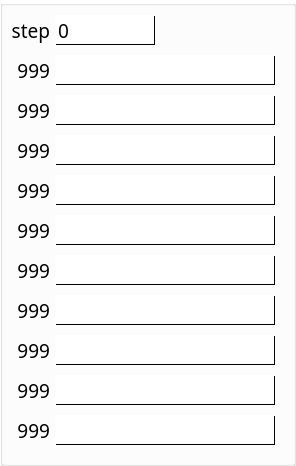
   <widget class="QGroupBox" name="step_groupBox">
    <property name="geometry">
     <rect>
      <x>565</x>
      <y>80</y>
      <width>296</width>
      <height>466</height>
     </rect>
    </property>
    <property name="styleSheet">
     <string notr="true">QGroupBox{
	background-color: transparent;
}</string>
    </property>
    <property name="title">
     <string/>
    </property>
    <widget class="QLineEdit" name="step_10">
     <property name="geometry">
      <rect>
       <x>55</x>
       <y>415</y>
       <width>220</width>
       <height>30</height>
      </rect>
     </property>
     <property name="styleSheet">
      <string notr="true">QLineEdit{
	border-style: solid; 
	border-width: 1;
	background-color: #FFFFFF;
	border-top-color: white;
	border-left-color: white;
	border-bottom-color: black;
	border-right-color: black;
}</string>
     </property>
    </widget>
    <widget class="QLabel" name="label_step_no_3">
     <property name="enabled">
      <bool>true</bool>
     </property>
     <property name="geometry">
      <rect>
       <x>10</x>
       <y>135</y>
       <width>40</width>
       <height>30</height>
      </rect>
     </property>
     <property name="font">
      <font>
       <family>Microsoft YaHei</family>
       <pointsize>14</pointsize>
      </font>
     </property>
     <property name="layoutDirection">
      <enum>Qt::LayoutDirection::LeftToRight</enum>
     </property>
     <property name="styleSheet">
      <string notr="true">QLabel{
	border-style: solid; 
}</string>
     </property>
     <property name="text">
      <string>999</string>
     </property>
     <property name="alignment">
      <set>Qt::AlignmentFlag::AlignRight|Qt::AlignmentFlag::AlignTrailing|Qt::AlignmentFlag::AlignVCenter</set>
     </property>
    </widget>
    <widget class="QLabel" name="label_step_no_4">
     <property name="enabled">
      <bool>true</bool>
     </property>
     <property name="geometry">
      <rect>
       <x>10</x>
       <y>175</y>
       <width>40</width>
       <height>30</height>
      </rect>
     </property>
     <property name="font">
      <font>
       <family>Microsoft YaHei</family>
       <pointsize>14</pointsize>
      </font>
     </property>
     <property name="layoutDirection">
      <enum>Qt::LayoutDirection::LeftToRight</enum>
     </property>
     <property name="styleSheet">
      <string notr="true">QLabel{
	border-style: solid; 
}</string>
     </property>
     <property name="text">
      <string>999</string>
     </property>
     <property name="alignment">
      <set>Qt::AlignmentFlag::AlignRight|Qt::AlignmentFlag::AlignTrailing|Qt::AlignmentFlag::AlignVCenter</set>
     </property>
    </widget>
    <widget class="QLabel" name="label_step_no_6">
     <property name="enabled">
      <bool>true</bool>
     </property>
     <property name="geometry">
      <rect>
       <x>10</x>
       <y>255</y>
       <width>40</width>
       <height>30</height>
      </rect>
     </property>
     <property name="font">
      <font>
       <family>Microsoft YaHei</family>
       <pointsize>14</pointsize>
      </font>
     </property>
     <property name="layoutDirection">
      <enum>Qt::LayoutDirection::LeftToRight</enum>
     </property>
     <property name="styleSheet">
      <string notr="true">QLabel{
	border-style: solid; 
}</string>
     </property>
     <property name="text">
      <string>999</string>
     </property>
     <property name="alignment">
      <set>Qt::AlignmentFlag::AlignRight|Qt::AlignmentFlag::AlignTrailing|Qt::AlignmentFlag::AlignVCenter</set>
     </property>
    </widget>
    <widget class="QLabel" name="label_step_no_8">
     <property name="enabled">
      <bool>true</bool>
     </property>
     <property name="geometry">
      <rect>
       <x>10</x>
       <y>335</y>
       <width>40</width>
       <height>30</height>
      </rect>
     </property>
     <property name="font">
      <font>
       <family>Microsoft YaHei</family>
       <pointsize>14</pointsize>
      </font>
     </property>
     <property name="layoutDirection">
      <enum>Qt::LayoutDirection::LeftToRight</enum>
     </property>
     <property name="styleSheet">
      <string notr="true">QLabel{
	border-style: solid; 
}</string>
     </property>
     <property name="text">
      <string>999</string>
     </property>
     <property name="alignment">
      <set>Qt::AlignmentFlag::AlignRight|Qt::AlignmentFlag::AlignTrailing|Qt::AlignmentFlag::AlignVCenter</set>
     </property>
    </widget>
    <widget class="QLineEdit" name="step_8">
     <property name="geometry">
      <rect>
       <x>55</x>
       <y>335</y>
       <width>220</width>
       <height>30</height>
      </rect>
     </property>
     <property name="styleSheet">
      <string notr="true">QLineEdit{
	border-style: solid; 
	border-width: 1;
	background-color: #FFFFFF;
	border-top-color: white;
	border-left-color: white;
	border-bottom-color: black;
	border-right-color: black;
}</string>
     </property>
    </widget>
    <widget class="QLineEdit" name="step_7">
     <property name="geometry">
      <rect>
       <x>55</x>
       <y>295</y>
       <width>220</width>
       <height>30</height>
      </rect>
     </property>
     <property name="styleSheet">
      <string notr="true">QLineEdit{
	border-style: solid; 
	border-width: 1;
	background-color: #FFFFFF;
	border-top-color: white;
	border-left-color: white;
	border-bottom-color: black;
	border-right-color: black;
}</string>
     </property>
    </widget>
    <widget class="QLabel" name="label_step_no_7">
     <property name="enabled">
      <bool>true</bool>
     </property>
     <property name="geometry">
      <rect>
       <x>10</x>
       <y>295</y>
       <width>40</width>
       <height>30</height>
      </rect>
     </property>
     <property name="font">
      <font>
       <family>Microsoft YaHei</family>
       <pointsize>14</pointsize>
      </font>
     </property>
     <property name="layoutDirection">
      <enum>Qt::LayoutDirection::LeftToRight</enum>
     </property>
     <property name="styleSheet">
      <string notr="true">QLabel{
	border-style: solid; 
}</string>
     </property>
     <property name="text">
      <string>999</string>
     </property>
     <property name="alignment">
      <set>Qt::AlignmentFlag::AlignRight|Qt::AlignmentFlag::AlignTrailing|Qt::AlignmentFlag::AlignVCenter</set>
     </property>
    </widget>
    <widget class="QLabel" name="label_step_no_10">
     <property name="enabled">
      <bool>true</bool>
     </property>
     <property name="geometry">
      <rect>
       <x>10</x>
       <y>415</y>
       <width>40</width>
       <height>30</height>
      </rect>
     </property>
     <property name="font">
      <font>
       <family>Microsoft YaHei</family>
       <pointsize>14</pointsize>
      </font>
     </property>
     <property name="layoutDirection">
      <enum>Qt::LayoutDirection::LeftToRight</enum>
     </property>
     <property name="styleSheet">
      <string notr="true">QLabel{
	border-style: solid; 
}</string>
     </property>
     <property name="text">
      <string>999</string>
     </property>
     <property name="alignment">
      <set>Qt::AlignmentFlag::AlignRight|Qt::AlignmentFlag::AlignTrailing|Qt::AlignmentFlag::AlignVCenter</set>
     </property>
    </widget>
    <widget class="QLabel" name="label_step_no_5">
     <property name="enabled">
      <bool>true</bool>
     </property>
     <property name="geometry">
      <rect>
       <x>10</x>
       <y>215</y>
       <width>40</width>
       <height>30</height>
      </rect>
     </property>
     <property name="font">
      <font>
       <family>Microsoft YaHei</family>
       <pointsize>14</pointsize>
      </font>
     </property>
     <property name="layoutDirection">
      <enum>Qt::LayoutDirection::LeftToRight</enum>
     </property>
     <property name="styleSheet">
      <string notr="true">QLabel{
	border-style: solid; 
}</string>
     </property>
     <property name="text">
      <string>999</string>
     </property>
     <property name="alignment">
      <set>Qt::AlignmentFlag::AlignRight|Qt::AlignmentFlag::AlignTrailing|Qt::AlignmentFlag::AlignVCenter</set>
     </property>
    </widget>
    <widget class="QLineEdit" name="step_4">
     <property name="geometry">
      <rect>
       <x>55</x>
       <y>175</y>
       <width>220</width>
       <height>30</height>
      </rect>
     </property>
     <property name="styleSheet">
      <string notr="true">QLineEdit{
	border-style: solid; 
	border-width: 1;
	background-color: #FFFFFF;
	border-top-color: white;
	border-left-color: white;
	border-bottom-color: black;
	border-right-color: black;
}</string>
     </property>
    </widget>
    <widget class="QLineEdit" name="step_1">
     <property name="geometry">
      <rect>
       <x>55</x>
       <y>55</y>
       <width>220</width>
       <height>30</height>
      </rect>
     </property>
     <property name="styleSheet">
      <string notr="true">QLineEdit{
	border-style: solid; 
	border-width: 1;
	background-color: #FFFFFF;
	border-top-color: white;
	border-left-color: white;
	border-bottom-color: black;
	border-right-color: black;
}</string>
     </property>
    </widget>
    <widget class="QLineEdit" name="step_2">
     <property name="geometry">
      <rect>
       <x>55</x>
       <y>95</y>
       <width>220</width>
       <height>30</height>
      </rect>
     </property>
     <property name="styleSheet">
      <string notr="true">QLineEdit{
	border-style: solid; 
	border-width: 1;
	background-color: #FFFFFF;
	border-top-color: white;
	border-left-color: white;
	border-bottom-color: black;
	border-right-color: black;
}</string>
     </property>
    </widget>
    <widget class="QLineEdit" name="step_3">
     <property name="geometry">
      <rect>
       <x>55</x>
       <y>135</y>
       <width>220</width>
       <height>30</height>
      </rect>
     </property>
     <property name="styleSheet">
      <string notr="true">QLineEdit{
	border-style: solid; 
	border-width: 1;
	background-color: #FFFFFF;
	border-top-color: white;
	border-left-color: white;
	border-bottom-color: black;
	border-right-color: black;
}</string>
     </property>
    </widget>
    <widget class="QLabel" name="label_step_no_1">
     <property name="enabled">
      <bool>true</bool>
     </property>
     <property name="geometry">
      <rect>
       <x>10</x>
       <y>55</y>
       <width>40</width>
       <height>30</height>
      </rect>
     </property>
     <property name="font">
      <font>
       <family>Microsoft YaHei</family>
       <pointsize>14</pointsize>
      </font>
     </property>
     <property name="layoutDirection">
      <enum>Qt::LayoutDirection::LeftToRight</enum>
     </property>
     <property name="styleSheet">
      <string notr="true">QLabel{
	border-style: solid; 
}</string>
     </property>
     <property name="text">
      <string>999</string>
     </property>
     <property name="alignment">
      <set>Qt::AlignmentFlag::AlignRight|Qt::AlignmentFlag::AlignTrailing|Qt::AlignmentFlag::AlignVCenter</set>
     </property>
    </widget>
    <widget class="QLabel" name="label_step_no_2">
     <property name="enabled">
      <bool>true</bool>
     </property>
     <property name="geometry">
      <rect>
       <x>10</x>
       <y>95</y>
       <width>40</width>
       <height>30</height>
      </rect>
     </property>
     <property name="font">
      <font>
       <family>Microsoft YaHei</family>
       <pointsize>14</pointsize>
      </font>
     </property>
     <property name="layoutDirection">
      <enum>Qt::LayoutDirection::LeftToRight</enum>
     </property>
     <property name="styleSheet">
      <string notr="true">QLabel{
	border-style: solid; 
}</string>
     </property>
     <property name="text">
      <string>999</string>
     </property>
     <property name="alignment">
      <set>Qt::AlignmentFlag::AlignRight|Qt::AlignmentFlag::AlignTrailing|Qt::AlignmentFlag::AlignVCenter</set>
     </property>
    </widget>
    <widget class="QLineEdit" name="step_5">
     <property name="geometry">
      <rect>
       <x>55</x>
       <y>215</y>
       <width>220</width>
       <height>30</height>
      </rect>
     </property>
     <property name="styleSheet">
      <string notr="true">QLineEdit{
	border-style: solid; 
	border-width: 1;
	background-color: #FFFFFF;
	border-top-color: white;
	border-left-color: white;
	border-bottom-color: black;
	border-right-color: black;
}</string>
     </property>
    </widget>
    <widget class="QLabel" name="label_step_no_9">
     <property name="enabled">
      <bool>true</bool>
     </property>
     <property name="geometry">
      <rect>
       <x>10</x>
       <y>375</y>
       <width>40</width>
       <height>30</height>
      </rect>
     </property>
     <property name="font">
      <font>
       <family>Microsoft YaHei</family>
       <pointsize>14</pointsize>
      </font>
     </property>
     <property name="layoutDirection">
      <enum>Qt::LayoutDirection::LeftToRight</enum>
     </property>
     <property name="styleSheet">
      <string notr="true">QLabel{
	border-style: solid; 
}</string>
     </property>
     <property name="text">
      <string>999</string>
     </property>
     <property name="alignment">
      <set>Qt::AlignmentFlag::AlignRight|Qt::AlignmentFlag::AlignTrailing|Qt::AlignmentFlag::AlignVCenter</set>
     </property>
    </widget>
    <widget class="QLineEdit" name="step_9">
     <property name="geometry">
      <rect>
       <x>55</x>
       <y>375</y>
       <width>220</width>
       <height>30</height>
      </rect>
     </property>
     <property name="styleSheet">
      <string notr="true">QLineEdit{
	border-style: solid; 
	border-width: 1;
	background-color: #FFFFFF;
	border-top-color: white;
	border-left-color: white;
	border-bottom-color: black;
	border-right-color: black;
}</string>
     </property>
    </widget>
    <widget class="QLineEdit" name="step_6">
     <property name="geometry">
      <rect>
       <x>55</x>
       <y>255</y>
       <width>220</width>
       <height>30</height>
      </rect>
     </property>
     <property name="styleSheet">
      <string notr="true">QLineEdit{
	border-style: solid; 
	border-width: 1;
	background-color: #FFFFFF;
	border-top-color: white;
	border-left-color: white;
	border-bottom-color: black;
	border-right-color: black;
}</string>
     </property>
    </widget>
    <widget class="QLabel" name="label_step_no">
     <property name="enabled">
      <bool>true</bool>
     </property>
     <property name="geometry">
      <rect>
       <x>10</x>
       <y>15</y>
       <width>40</width>
       <height>30</height>
      </rect>
     </property>
     <property name="font">
      <font>
       <family>Microsoft YaHei</family>
       <pointsize>14</pointsize>
      </font>
     </property>
     <property name="layoutDirection">
      <enum>Qt::LayoutDirection::LeftToRight</enum>
     </property>
     <property name="styleSheet">
      <string notr="true">QLabel{
	border-style: solid; 
}</string>
     </property>
     <property name="text">
      <string>step</string>
     </property>
     <property name="alignment">
      <set>Qt::AlignmentFlag::AlignRight|Qt::AlignmentFlag::AlignTrailing|Qt::AlignmentFlag::AlignVCenter</set>
     </property>
    </widget>
    <widget class="QSpinBox" name="step_no">
     <property name="geometry">
      <rect>
       <x>55</x>
       <y>15</y>
       <width>100</width>
       <height>30</height>
      </rect>
     </property>
     <property name="font">
      <font>
       <family>Microsoft YaHei</family>
       <pointsize>14</pointsize>
       <bold>false</bold>
      </font>
     </property>
     <property name="styleSheet">
      <string notr="true">QSpinBox{
	border-style: solid;
	border-width: 1;
	background-color: white;
	border-top-color: white;
	border-left-color: white;
	border-bottom-color: black;
	border-right-color: black;
}</string>
     </property>
     <property name="buttonSymbols">
      <enum>QAbstractSpinBox::ButtonSymbols::NoButtons</enum>
     </property>
     <property name="keyboardTracking">
      <bool>true</bool>
     </property>
     <property name="maximum">
      <number>600</number>
     </property>
     <property name="singleStep">
      <number>1</number>
     </property>
     <property name="stepType">
      <enum>QAbstractSpinBox::StepType::DefaultStepType</enum>
     </property>
    </widget>
   </widget>
